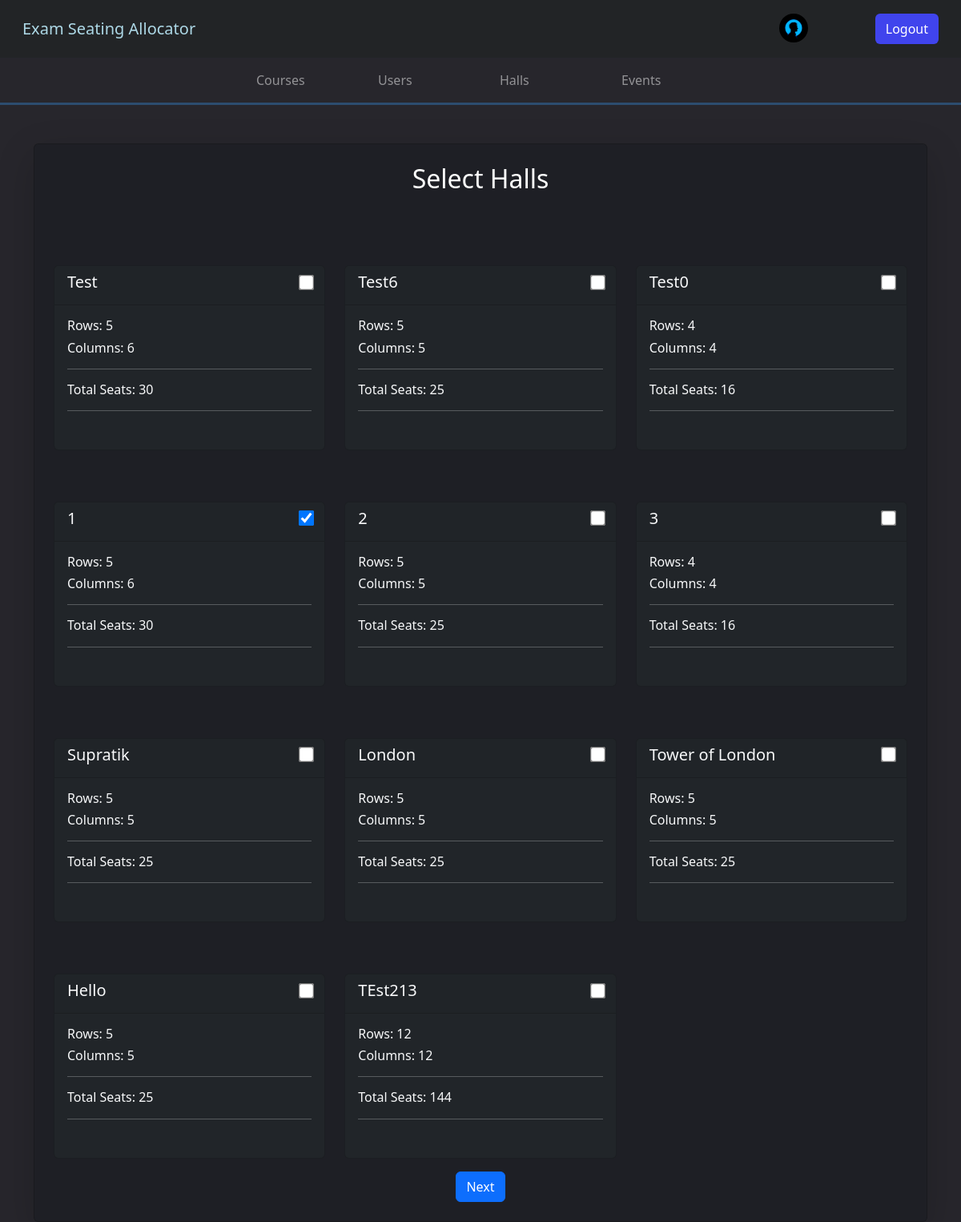
Before: /create_new_event_halls/90 (signed in) with the older database file.
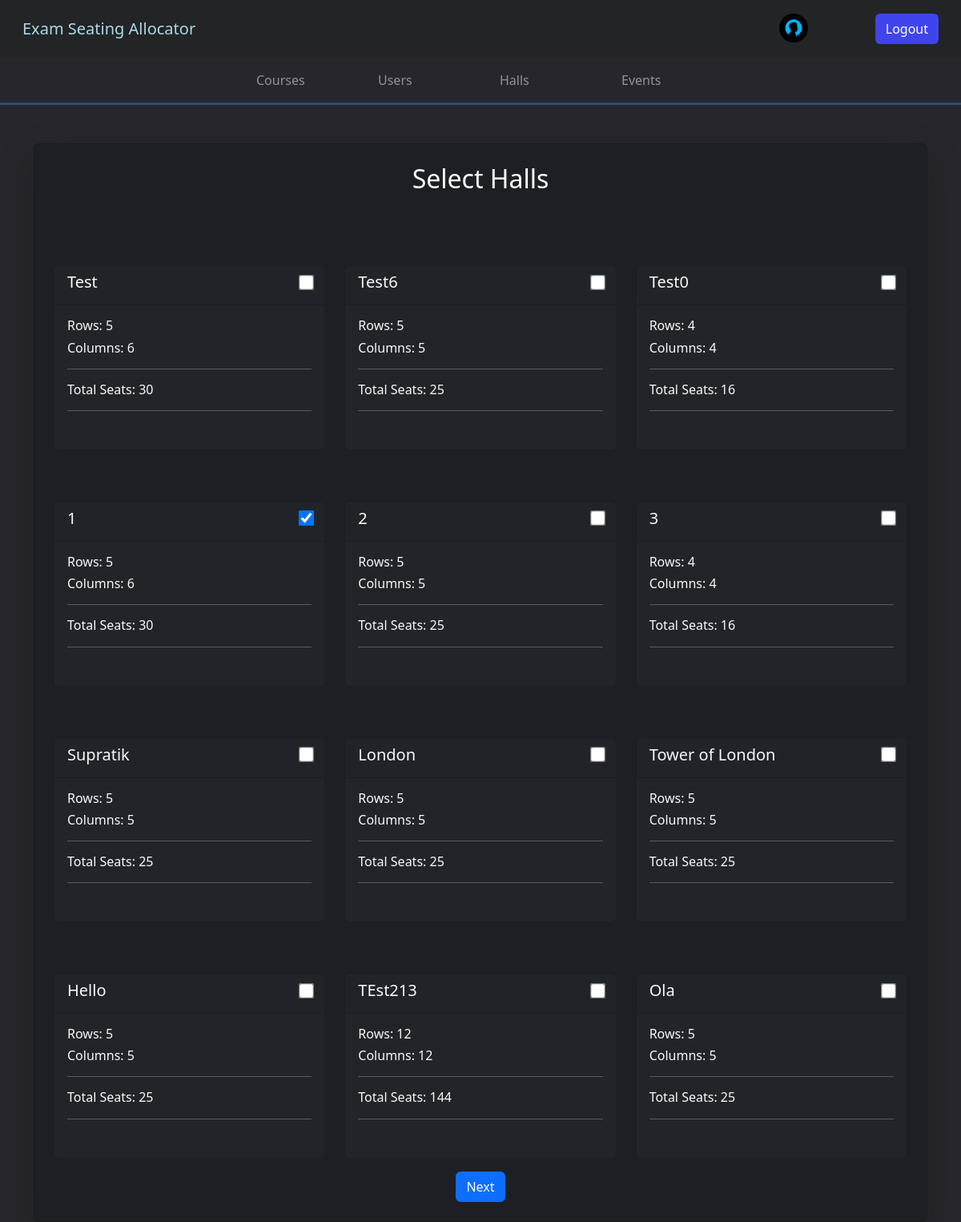
After: the same page with the newer database file.
### api/models.py (models this page shows)
class Hall(models.Model):
    name = models.CharField(max_length=100)
    rows = models.IntegerField()
    columns = models.IntegerField()
    noOfSeats = models.IntegerField(default=1)

### api/views.py (the view, shortened to what this page needs)
@user_passes_test(is_admin, login_url="login_page")
def create_new_event_halls(request, id):
    halls = Hall.objects.all()
    event = Event.objects.get(id=id)
    old_event_halls = event.eventhall.all().values_list("hall", flat=True)
    overlaps = (
        Event.objects.filter(date=event.date)
        .exclude(id=id)
        .filter(
            Q(start_time__lte=event.end_time, start_time__gte=event.start_time)
            | Q(end_time__lte=event.end_time, end_time__gte=event.start_time)
        )
    )
    overlapping_hall_ids = set()
    if overlaps.count() >= 1:
        for overlap_event in overlaps:
            overlapping_hall_ids.update(
                overlap_event.eventhall.values_list("hall", flat=True)
            )
        halls = halls.exclude(id__in=overlapping_hall_ids)
    context = {"homeurl": "admin_home", "halls": halls, "oldhalls": old_event_halls}
    return render(request, "createNewEventHalls.html", context)

### api/views.py (called while the page is built)
def is_admin(user):
    return user.groups.filter(name="RTEs").exists()

### api/templates/createNewEventHalls.html (shortened to what this page needs)
{%extends "base.html"%} {%block start%}
<div class="container mt-5">
  <form
    class="mx-auto card p-4 shadow-lg forms d-flex justify-content-between align-items-center"
    method="post"
    enctype="multipart/form-data"
  >
    <h2>Select Halls</h2>
    <div class="row">
      {%for hall in halls%}
      <div class="col-md-4 mt-5">
        <div class="card mb-3 bg-dark text-light">
          <div
            class="card-header d-flex justify-content-between align-items-center "
          >
            <h5 class="card-title">{{hall.name |capfirst}}</h5>
            <input
              class="card-title"
              type="checkbox"
              value="{{hall.id}}"
              id="{{hall.id}}"
              name="selectedhalls"
              style="transform: scale(1.5)"
            {% if hall.id in oldhalls %}
               checked
            {% endif %}/>
          </div>
          <div class="card-body mb-3">
              <h6><span>Rows:</span> {{ hall.rows }}</h6>
            <h6><span>Columns:</span> {{ hall.columns }}</h6>
            <hr>
            <h6><span>Total Seats:</span> {{ hall.noOfSeats}}</h6>
            <hr>
          </div>
        </div>
      </div>
      {%endfor%}
    </div>
    <button type="submit" class="btn btn-primary">Next</button>
  </form>
</div>
{%endblock%}

Changed rows visible on the page:
added Hall: name "Ola", rows "5", columns "5", noOfSeats "25"
